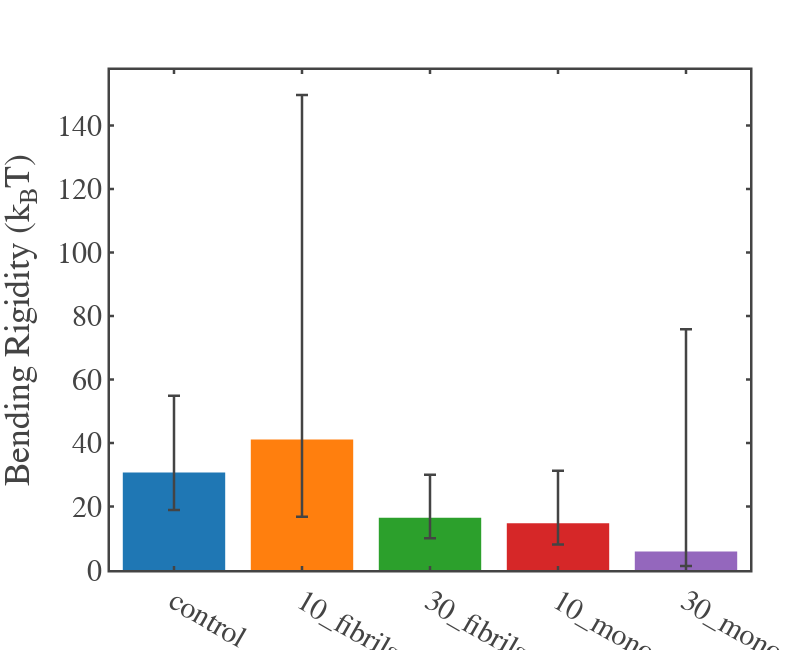

Source (notebook cell):
### Code cell
import numpy as np
import pandas as pd
import os
import plotly.graph_objects as go

# -------------------------------------------------
# Custom Plotly Template (provided by you)
# -------------------------------------------------
fig_template = go.layout.Template()
fig_template.layout = {
    'template': 'simple_white+presentation',
    'autosize': False,
    'width': 800,
    'height': 600,
    'xaxis': {
        'ticks': 'inside',
        'mirror': 'ticks',
        'linewidth': 2.5,
        'tickwidth': 2.5,
        'ticklen': 4,
        'showline': True,
        'showgrid': False,
        'zerolinecolor': 'white',
    },
    'yaxis': {
        'ticks': 'inside',
        'mirror': 'ticks',
        'linewidth': 2.5,
        'tickwidth': 2.5,
        'ticklen': 4,
        'showline': True,
        'showgrid': False,
        'zerolinecolor': 'white',
    },
    'font': {
        'family': 'mathjax',
        'size': 30,
    }
}

# -------------------------------------------------
# 1. Load data
# -------------------------------------------------
def load_data(file_path):
    data = pd.read_excel(file_path)
    return data["A"].values


# -------------------------------------------------
# 2. Unweighted mean and error
# -------------------------------------------------
def compute_unweighted_mean(values):
    N = len(values)
    mean = np.mean(values)
    std = np.std(values, ddof=1)
    error = std / np.sqrt(N)
    return mean, error


# -------------------------------------------------
# 3. Deterministic k'
# -------------------------------------------------
def compute_k_direct(a_mean, beta, k_J, k_kT):
    return k_J / (k_kT * beta**3 * a_mean**3)


# -------------------------------------------------
# 4. Monte Carlo propagation
# -------------------------------------------------
def monte_carlo_k(a_mean, a_error, beta, k_J, k_kT, N=300_000):

    a_samples = np.random.normal(a_mean, a_error, N)
    a_samples = a_samples[a_samples > 0]

    while len(a_samples) < N:
        extra = np.random.normal(a_mean, a_error, N - len(a_samples))
        extra = extra[extra > 0]
        a_samples = np.concatenate([a_samples, extra])

    a_samples = a_samples[:N]

    C = k_J / (k_kT * beta**3)
    k_samples = C / (a_samples**3)

    return k_samples


# -------------------------------------------------
# 5. Extract statistics
# -------------------------------------------------
def summarize_distribution(samples):
    median = np.median(samples)
    lower = np.percentile(samples, 16)
    upper = np.percentile(samples, 84)
    return median, lower, upper


# -------------------------------------------------
# 6. Process one dataset
# -------------------------------------------------
def process_dataset(file_path, beta, k_J, k_kT):

    name = os.path.basename(file_path).replace(".xlsx", "")
    print(f"\n==============================")
    print(f"Dataset: {name}")
    print(f"==============================")

    a_values = load_data(file_path)
    a_mean, a_error = compute_unweighted_mean(a_values)

    print(f"a = {a_mean:.3e} ± {a_error:.3e}")

    k_direct = compute_k_direct(a_mean, beta, k_J, k_kT)
    print(f"Deterministic k' = {k_direct:.3e}")

    k_samples = monte_carlo_k(a_mean, a_error, beta, k_J, k_kT)
    median, lower, upper = summarize_distribution(k_samples)

    print("Monte Carlo result:")
    print(f"k' = {median:.3e} +{upper - median:.3e} -{median - lower:.3e}")

    return name, k_samples


# -------------------------------------------------
# 7. Main
# -------------------------------------------------
def main():

    beta = 9.93e10
    k_J = 4.56e-8
    k_kT = 4.11e-21

    file_paths = [
        r"D:\Atanu\Narendran_GUV\Narendran_GUV\control.xlsx",
        r"D:\Atanu\Narendran_GUV\Narendran_GUV\10_fibrils.xlsx",
        r"D:\Atanu\Narendran_GUV\Narendran_GUV\30_fibrils.xlsx",
        r"D:\Atanu\Narendran_GUV\Narendran_GUV\10_monomar.xlsx",
        r"D:\Atanu\Narendran_GUV\Narendran_GUV\30_monomar.xlsx",
        
    ]

    all_samples = {}
    results = []

    # --- Compute results ---
    for path in file_paths:
        name, samples = process_dataset(path, beta, k_J, k_kT)
        all_samples[name] = samples

        # store summary for plotting
        median, lower, upper = summarize_distribution(samples)
        results.append((name, median, lower, upper))

    # --- Plot bar chart with asymmetric error bars ---
    names = [r[0] for r in results]
    medians = [r[1] for r in results]
    err_low = [r[1] - r[2] for r in results]
    err_high = [r[3] - r[1] for r in results]

    colors = ['#1f77b4', '#ff7f0e', '#2ca02c', '#d62728', '#9467bd']
    
    fig = go.Figure()
    fig.add_trace(
        go.Bar(
            x=names,
            y=medians,
            error_y=dict(
                type='data',
                symmetric=False,
                array=err_high,
                arrayminus=err_low,
                thickness=2.5,
                width=6
            ),
            marker=dict(color=colors)
        )
    )

    fig.update_layout(
        template=fig_template,
        # xaxis_title="Dataset",
        width = 800,
        height = 650,
        yaxis_title="Bending Rigidity (k<sub>B</sub>T)",
        margin=dict(l=110, r=50, t=70, b=80),
    )

    fig.show()


# -------------------------------------------------
# Run
# -------------------------------------------------
if __name__ == "__main__":
    main()

### Figure 1 — Plotly figure (JSON) as saved in the notebook; plotly's stock layout.template omitted (floating-point values rounded to 4 significant figures)
{"data": [{"error_y": {"array": [24.21, 108.5, 13.53, 16.53, 70.0], "arrayminus": [11.76, 24.33, 6.505, 6.65, 4.515], "symmetric": false, "thickness": 2.5, "type": "data", "width": 6}, "marker": {"color": ["#1f77b4", "#ff7f0e", "#2ca02c", "#d62728", "#9467bd"]}, "type": "bar", "x": ["control", "10_fibrils", "30_fibrils", "10_monomar", "30_monomar"], "y": [30.67, 41.12, 16.49, 14.7, 5.805]}], "layout": {"height": 650, "margin": {"b": 80, "l": 110, "r": 50, "t": 70}, "width": 800, "xaxis": {"autorange": true, "range": [-0.5, 4.5], "type": "category"}, "yaxis": {"autorange": true, "range": [0, 157.5], "title": {"text": "Bending Rigidity (k<sub>B</sub>T)"}, "type": "linear"}}}
